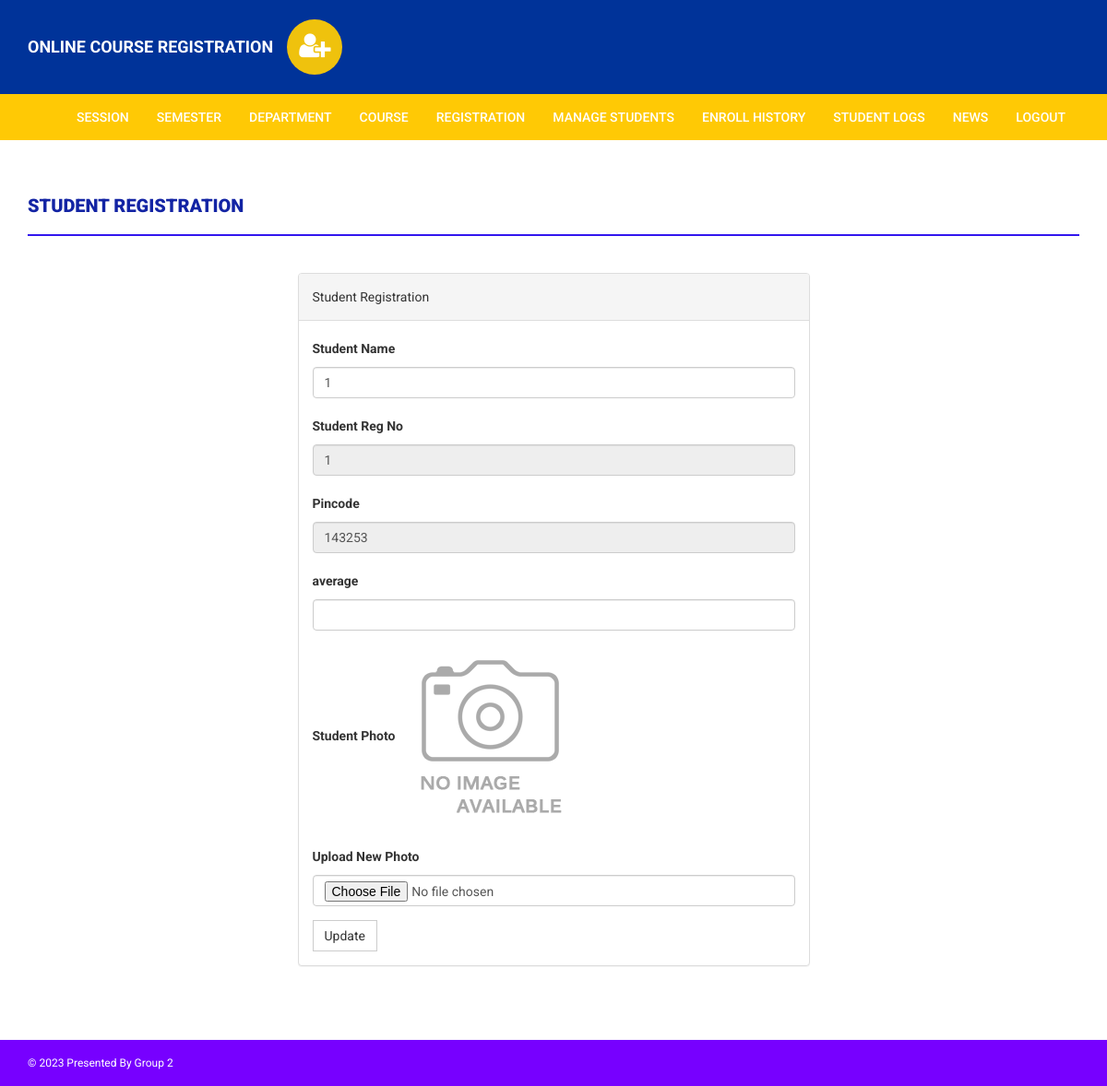
The page /onlinecourse/admin/edit-student-profile.php?id=1 (signed in) on the database its author committed.
### tables this page shows
CREATE TABLE `students` (
  `StudentRegno` varchar(255) NOT NULL,
  `studentPhoto` varchar(255) DEFAULT NULL,
  `password` varchar(255) DEFAULT NULL,
  `studentName` varchar(255) DEFAULT NULL,
  `pincode` varchar(255) DEFAULT NULL,
  `session` varchar(255) DEFAULT NULL,
  `department` varchar(255) DEFAULT NULL,
  `semester` varchar(255) DEFAULT NULL,
  `cgpa` decimal(10,2) DEFAULT NULL,
  `creationdate` timestamp NULL DEFAULT current_timestamp(),
  `updationDate` varchar(255) DEFAULT NULL
);

### onlinecourse/admin/edit-student-profile.php (the view, shortened to what this page needs)
<?php
if(strlen($_SESSION['alogin'])==0)
    {
header('location:index.php');
}
else{
?>
<!DOCTYPE html>
<html xmlns="http://www.w3.org/1999/xhtml">
<head>
    <link href="../assets/css/bootstrap.css" rel="stylesheet" />
    <link href="../assets/css/font-awesome.css" rel="stylesheet" />
    <link href="../assets/css/style.css" rel="stylesheet" />
</head>
<body>
<?php include('includes/header.php');?>
<?php if($_SESSION['alogin']!="")
{
include('includes/menubar.php');
}
?>
    <div class="content-wrapper">
        <div class="container">
              <div class="row">
                    <div class="col-md-12">
                        <h1 class="page-head-line">Student Registration  </h1>
                    </div>
                </div>
                <div class="row" >
                  <div class="col-md-3"></div>
                    <div class="col-md-6">
                        <div class="panel panel-default">
                        <div class="panel-heading">
                          Student Registration
                        </div>
<?php
$regid=intval($_GET['id']);
$sql=mysqli_query($con,"select * from students where StudentRegno='$regid'");
while($row=mysqli_fetch_array($sql))
{ ?>
                        <div class="panel-body">
                      <form name="dept" method="post" enctype="multipart/form-data">
  <div class="form-group">
    <label for="studentname">Student Name  </label>
    <input type="text" class="form-control" id="studentname" name="studentname" value="<?php echo htmlentities($row['studentName']);?>"  />
  </div>
<div class="form-group">
    <label for="studentregno">Student Reg No   </label>
    <input type="text" class="form-control" id="studentregno" name="studentregno" value="<?php echo htmlentities($row['StudentRegno']);?>"  placeholder="Student Reg no" readonly />
  </div>
<div class="form-group">
    <label for="Pincode">Pincode  </label>
    <input type="text" class="form-control" id="Pincode" name="Pincode" readonly value="<?php echo htmlentities($row['pincode']);?>" required />
  </div>
<div class="form-group">
    <label for="average">average  </label>
    <input type="text" class="form-control" id="average" name="average"  value="<?php echo htmlentities($row['average']);?>" required />
  </div>
<div class="form-group">
    <label for="studentphoto">Student Photo  </label>
  <?php if($row['studentPhoto']==""){ ?>
  <img src="../studentphoto/noimage.png" width="200" height="200"><?php } else {?>
  <img src="../studentphoto/<?php echo htmlentities($row['studentPhoto']);?>" width="200" height="200">
  <?php } ?>
  </div>
<div class="form-group">
    <label for="studentphoto">Upload New Photo  </label>
    <input type="file" class="form-control" id="photo" name="photo"  value="<?php echo htmlentities($row['studentPhoto']);?>" />
  </div>
  <?php } ?>
<button type="submit" name="submit" id="submit" class="btn btn-default">Update</button>
</form>
                            </div>
                            </div>
                    </div>
                </div>
            </div>
        </div>
  <?php include('includes/footer.php');?>
</body>
</html>
<?php } ?>

### onlinecourse/assets/css/style.css (style rules this page uses)
body { font-family: "Roboto", sans-serif; line-height: 30px; }
.content-wrapper { margin-top: 40px; min-height: 600px; padding-bottom: 60px; }
.page-head-line { font-weight: 900; padding-bottom: 20px; border-bottom: 2px solid #3216ee; text-transform: uppercase; color: #1324a4; font-size: 20px; margin-bottom: 40px; }
.btn { border-radius: 0px; -webkit-border-radius: 0px; -moz-border-radius: 0px; }

### rows shown on the page
students: studentname "1", studentregno "1", Pincode "143253"
